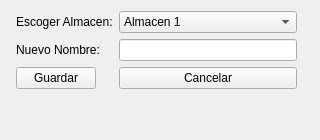
<?xml version="1.0" encoding="UTF-8"?>
<ui version="4.0">
 <class>Form</class>
 <widget class="QWidget" name="Form">
  <property name="geometry">
   <rect>
    <x>0</x>
    <y>0</y>
    <width>320</width>
    <height>140</height>
   </rect>
  </property>
  <property name="windowTitle">
   <string>Cambiar Nombre a Almacen</string>
  </property>
  <widget class="QWidget" name="formLayoutWidget">
   <property name="geometry">
    <rect>
     <x>16</x>
     <y>11</y>
     <width>281</width>
     <height>121</height>
    </rect>
   </property>
   <layout class="QFormLayout" name="formLayout">
    <item row="2" column="0">
     <widget class="QLabel" name="label_2">
      <property name="text">
       <string>Nuevo Nombre:</string>
      </property>
     </widget>
    </item>
    <item row="2" column="1">
     <widget class="QLineEdit" name="lineEdit"/>
    </item>
    <item row="3" column="0">
     <widget class="QPushButton" name="pushButton">
      <property name="text">
       <string>Guardar</string>
      </property>
     </widget>
    </item>
    <item row="3" column="1">
     <widget class="QPushButton" name="pushButton_2">
      <property name="text">
       <string>Cancelar</string>
      </property>
     </widget>
    </item>
    <item row="1" column="0">
     <widget class="QLabel" name="label">
      <property name="text">
       <string>Escoger Almacen:</string>
      </property>
     </widget>
    </item>
    <item row="1" column="1">
     <widget class="QComboBox" name="comboBox">
      <item>
       <property name="text">
        <string>Almacen 1</string>
       </property>
      </item>
     </widget>
    </item>
   </layout>
  </widget>
 </widget>
 <resources/>
 <connections>
  <connection>
   <sender>lineEdit</sender>
   <signal>returnPressed()</signal>
   <receiver>pushButton</receiver>
   <slot>setFocus()</slot>
   <hints>
    <hint type="sourcelabel">
     <x>219</x>
     <y>61</y>
    </hint>
    <hint type="destinationlabel">
     <x>56</x>
     <y>92</y>
    </hint>
   </hints>
  </connection>
  <connection>
   <sender>pushButton</sender>
   <signal>clicked()</signal>
   <receiver>Form</receiver>
   <slot>saveStockName()</slot>
   <hints>
    <hint type="sourcelabel">
     <x>56</x>
     <y>92</y>
    </hint>
    <hint type="destinationlabel">
     <x>159</x>
     <y>69</y>
    </hint>
   </hints>
  </connection>
  <connection>
   <sender>pushButton_2</sender>
   <signal>clicked()</signal>
   <receiver>Form</receiver>
   <slot>close()</slot>
   <hints>
    <hint type="sourcelabel">
     <x>219</x>
     <y>92</y>
    </hint>
    <hint type="destinationlabel">
     <x>159</x>
     <y>69</y>
    </hint>
   </hints>
  </connection>
 </connections>
 <slots>
  <slot>saveStockName()</slot>
 </slots>
</ui>
